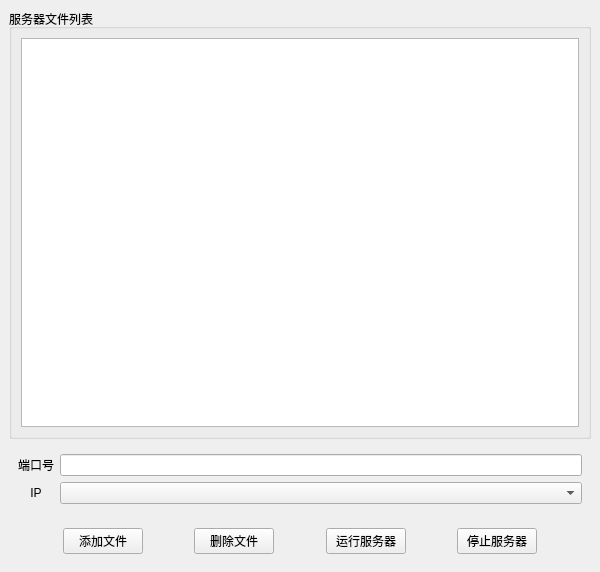
<?xml version="1.0" encoding="UTF-8"?>
<ui version="4.0">
 <class>MainWindow</class>
 <widget class="QMainWindow" name="MainWindow">
  <property name="geometry">
   <rect>
    <x>0</x>
    <y>0</y>
    <width>600</width>
    <height>572</height>
   </rect>
  </property>
  <property name="windowTitle">
   <string>MainWindow</string>
  </property>
  <widget class="QWidget" name="centralwidget">
   <layout class="QVBoxLayout" name="verticalLayout">
    <item>
     <widget class="QGroupBox" name="groupBox">
      <property name="title">
       <string>服务器文件列表</string>
      </property>
      <layout class="QHBoxLayout" name="horizontalLayout_2">
       <item>
        <widget class="QListWidget" name="listWidgetFiles"/>
       </item>
      </layout>
     </widget>
    </item>
    <item>
     <widget class="QWidget" name="widget" native="true">
      <layout class="QGridLayout" name="gridLayout">
       <item row="0" column="1">
        <widget class="QLineEdit" name="LineEditPort"/>
       </item>
       <item row="1" column="0">
        <widget class="QLabel" name="LabelIP">
         <property name="text">
          <string>IP</string>
         </property>
         <property name="alignment">
          <set>Qt::AlignCenter</set>
         </property>
        </widget>
       </item>
       <item row="0" column="0">
        <widget class="QLabel" name="LabelPort">
         <property name="text">
          <string>端口号</string>
         </property>
         <property name="alignment">
          <set>Qt::AlignCenter</set>
         </property>
        </widget>
       </item>
       <item row="1" column="1">
        <widget class="QComboBox" name="ComboBoxIP"/>
       </item>
      </layout>
     </widget>
    </item>
    <item>
     <widget class="QWidget" name="WidgetButton" native="true">
      <layout class="QHBoxLayout" name="horizontalLayout">
       <item>
        <spacer name="horizontalSpacer">
         <property name="orientation">
          <enum>Qt::Horizontal</enum>
         </property>
         <property name="sizeHint" stdset="0">
          <size>
           <width>40</width>
           <height>20</height>
          </size>
         </property>
        </spacer>
       </item>
       <item>
        <widget class="QPushButton" name="ButtonAddfile">
         <property name="text">
          <string>添加文件</string>
         </property>
        </widget>
       </item>
       <item>
        <spacer name="horizontalSpacer_5">
         <property name="orientation">
          <enum>Qt::Horizontal</enum>
         </property>
         <property name="sizeHint" stdset="0">
          <size>
           <width>40</width>
           <height>20</height>
          </size>
         </property>
        </spacer>
       </item>
       <item>
        <widget class="QPushButton" name="ButtonDelfile">
         <property name="text">
          <string>删除文件</string>
         </property>
        </widget>
       </item>
       <item>
        <spacer name="horizontalSpacer_3">
         <property name="orientation">
          <enum>Qt::Horizontal</enum>
         </property>
         <property name="sizeHint" stdset="0">
          <size>
           <width>40</width>
           <height>20</height>
          </size>
         </property>
        </spacer>
       </item>
       <item>
        <widget class="QPushButton" name="ButtonRun">
         <property name="text">
          <string>运行服务器</string>
         </property>
        </widget>
       </item>
       <item>
        <spacer name="horizontalSpacer_4">
         <property name="orientation">
          <enum>Qt::Horizontal</enum>
         </property>
         <property name="sizeHint" stdset="0">
          <size>
           <width>40</width>
           <height>20</height>
          </size>
         </property>
        </spacer>
       </item>
       <item>
        <widget class="QPushButton" name="ButtonStop">
         <property name="text">
          <string>停止服务器</string>
         </property>
        </widget>
       </item>
       <item>
        <spacer name="horizontalSpacer_2">
         <property name="orientation">
          <enum>Qt::Horizontal</enum>
         </property>
         <property name="sizeHint" stdset="0">
          <size>
           <width>40</width>
           <height>20</height>
          </size>
         </property>
        </spacer>
       </item>
      </layout>
     </widget>
    </item>
   </layout>
  </widget>
 </widget>
 <resources/>
 <connections/>
</ui>
